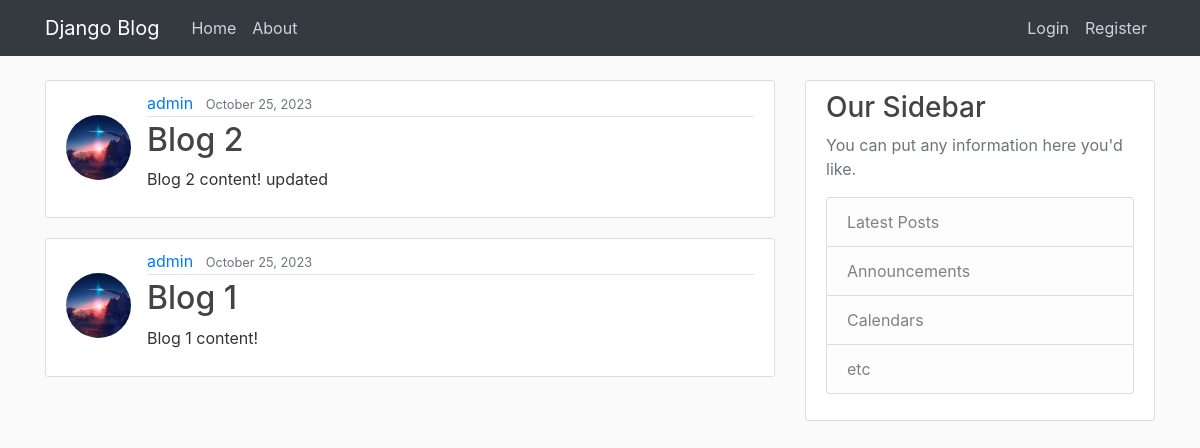
The app's page /, older data.
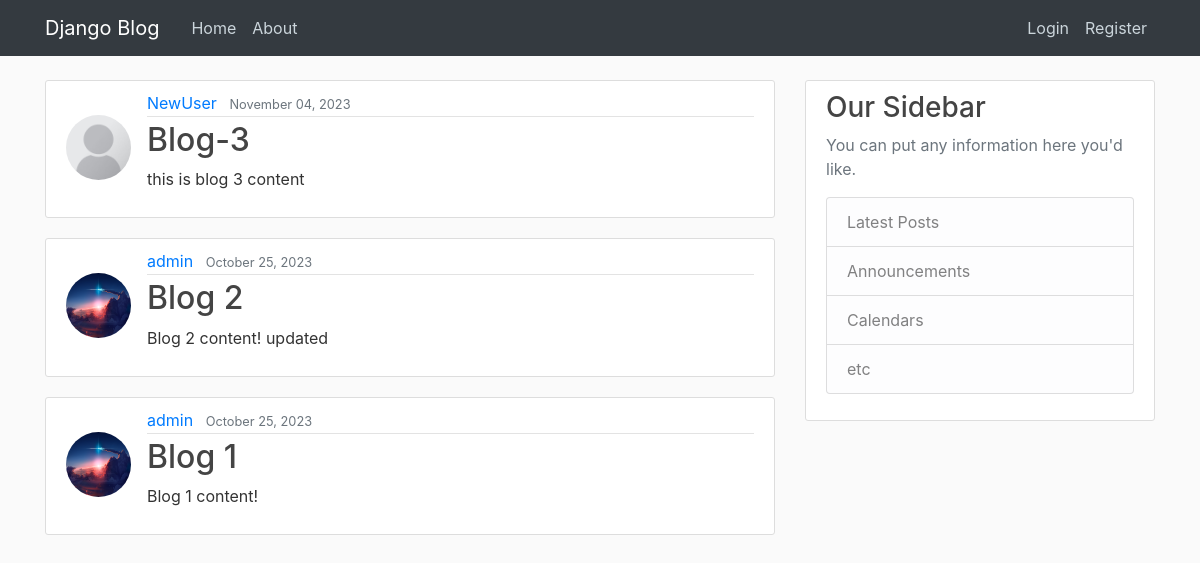
The same page, newer data.
### blog_app/models.py (models this page shows, shortened)
class Post(models.Model):
    title=models.CharField(max_length=100)
    content=models.TextField()
    date_posted=models.DateTimeField(default=timezone.now)
    author=models.ForeignKey(User, on_delete=models.CASCADE)

### users/models.py (models this page shows, shortened)
class Profile(models.Model):
    user=models.OneToOneField(User, on_delete=models.CASCADE)
    image=models.ImageField(default='default.jpg', upload_to='profile_pics')

### blog_app/views.py (the view)
# urls.py: path('',PostListView.as_view(), name='blog-home'),
class PostListView(ListView):
    model= Post
    template_name= 'blog_app/home.html'
    context_object_name= 'posts'
    ordering=['-date_posted']

### blog_app/templates/blog_app/home.html
{% extends "base.html" %}
{% block content %}
    {% for post in posts %}
        <article class="media content-section">
            <img class='rounded-circle article-img mt-4' src="{{post.author.profile.image.url}}" alt="">
            <div class="media-body">
                <div class="article-metadata">
                    <a class="mr-2" href="#">{{ post.author }}</a>
                    <small class="text-muted">{{ post.date_posted | date:"F d, Y" }}</small>
                </div>
            <h2><a class="article-title" href="#">{{ post.title }}</a></h2>
            <p class="article-content">{{ post.content }}</p>
            </div>
        </article>
    {% endfor %}
{% endblock content %}

### templates/base.html (shortened to what this page needs)
{% load static %}
<html lang="en">
<head>
    <link rel="stylesheet" href="https://cdn.jsdelivr.net/npm/bootstrap@4.4.1/dist/css/bootstrap.min.css">
    <link rel="stylesheet" type='text/css' href="{% static 'blog/main.css' %}">
</head>
<body>
    {% include 'navbar.html' %}
    <main role="main" class="container">
        <div class="row">
            <div class="col-md-8">
                {% block content %}{% endblock %}
            </div>
            <div class="col-md-4">
            <div class="content-section">
                <h3>Our Sidebar</h3>
                <p class='text-muted'>You can put any information here you'd like.
                <ul class="list-group">
                    <li class="list-group-item list-group-item-light">Latest Posts</li>
                    <li class="list-group-item list-group-item-light">Announcements</li>
                    <li class="list-group-item list-group-item-light">Calendars</li>
                    <li class="list-group-item list-group-item-light">etc</li>
                </ul>
                </p>
            </div>
            </div>
        </div>
    </main>
</body>
</html>

### templates/navbar.html (shortened to what this page needs)
{% load static %}
<header class="site-header">
<nav class="navbar navbar-expand-md navbar-dark bg-dark fixed-top">
    <div class="container">
        <a class="navbar-brand mr-4" href="/">Django Blog</a>
        <div class="collapse navbar-collapse" id="navbarToggle">
            <div class="navbar-nav mr-auto">
            <a class="nav-item nav-link" href="{% url 'blog-home' %}">Home</a>
            <a class="nav-item nav-link" href="{% url 'blog-about' %}">About</a>
            </div>
            <div class="navbar-nav">
                {% if user.is_authenticated %}
                <a class="nav-item nav-link" href="{% url 'profile' %}">Profile</a>
                    <a class="nav-item nav-link" href="{% url 'logout' %}">Logout</a>
                {% else %}
                    <a class="nav-item nav-link" href="{% url 'login' %}">Login</a>
                    <a class="nav-item nav-link" href="{% url 'user-register' %}">Register</a>
                {% endif %}
            </div>
        </div>
    </div>
</nav>
</header>

### static/blog/main.css (style rules this page uses)
body { background: #fafafa; color: #333333; margin-top: 5rem; }
h1, h2, h3, h4, h5, h6 { color: #444444; }
ul { margin: 0; }
.site-header .navbar-nav .nav-link { color: #cbd5db; }
.content-section { background: #ffffff; padding: 10px 20px; border: 1px solid #dddddd; border-radius: 3px; margin-bottom: 20px; }
.article-title { color: #444444; }
.article-content { white-space: pre-line; }
.article-img { height: 65px; width: 65px; margin-right: 16px; }
.article-metadata { padding-bottom: 1px; margin-bottom: 4px; border-bottom: 1px solid #e3e3e3 }

Row changes from the older to the newer data that the page shows:
added Post: author.profile.image (placeholder picture), author "NewUser", date_posted "November 04, 2023", title "Blog-3", content "this is blog 3 content"
